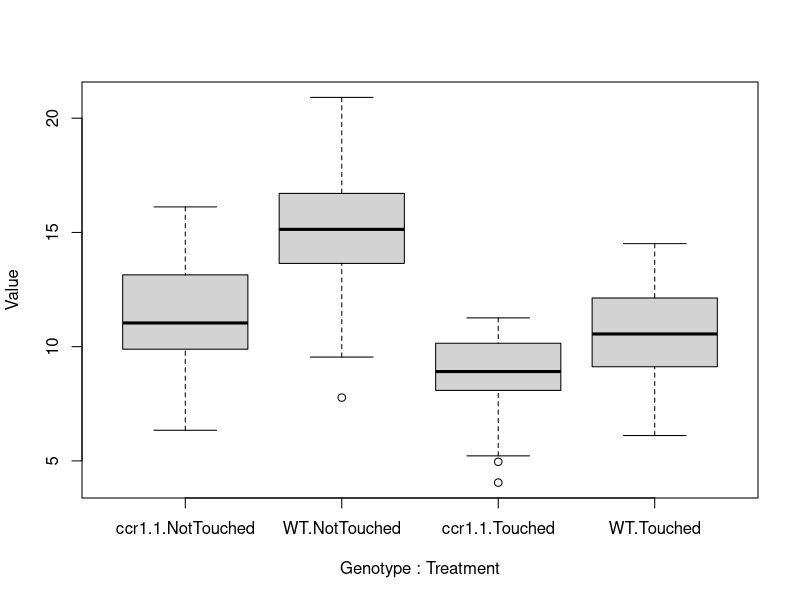
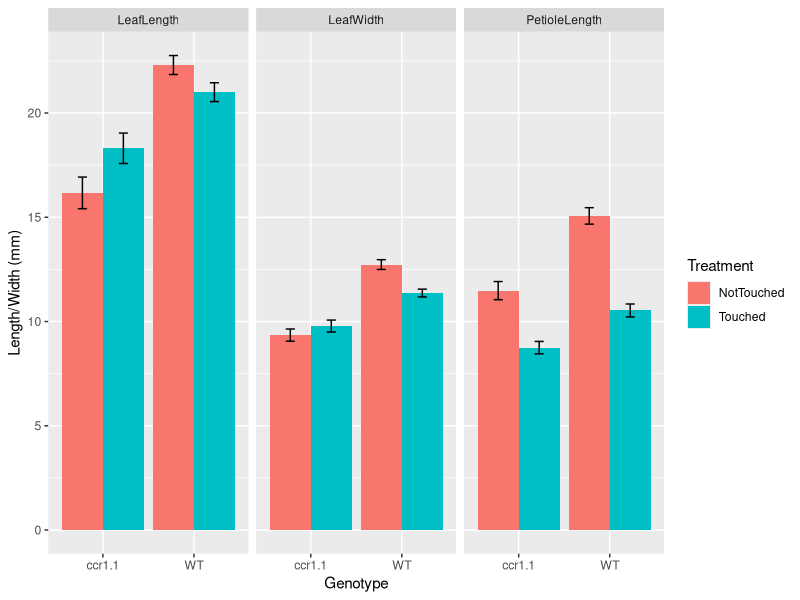

These figures' R source, in order:
## ---- chunk 1
library(ggplot2)
library(plyr)

a <- read.csv("TouchData.csv", header=T, quote='')
summary(a)
str(a)


ll<-a[a$Measurement=='LeafLength',-5]
lw<-a[a$Measurement=='LeafWidth',-5]
pl<-a[a$Measurement=='PetioleLength',-5]
summary(ll)
summary(lw)
summary(pl)
## ---- chunk 2
boxplot(Value~Genotype+Treatment,data=pl)
a_aov<-aov(Value~Genotype*Treatment+Measurement,data=a)
summary(a_aov)
TukeyHSD(a_aov)
## ---- chunk 3
ll_aov<-aov(Value~Genotype*Treatment,data=ll)
summary(ll_aov)
TukeyHSD(ll_aov)
## ---- chunk 4
lw_aov<-aov(Value~Genotype*Treatment,data=lw)
summary(lw_aov)
TukeyHSD(lw_aov)
## ---- chunk 5
pl_aov<-aov(Value~Genotype*Treatment,data=pl)
summary(pl_aov)
TukeyHSD(pl_aov)
## ---- chunk 6
plotData <- ddply(a, c("Genotype","Treatment","Measurement"), summarise,
              mean = mean(Value, na.rm=TRUE),
              sd = sd(Value,na.rm=TRUE),
              n = sum(!is.na(Value)),
              se = sd/sqrt(n))

ggplot(plotData, aes(x=Genotype, y=mean,fill=Treatment )) +
  geom_bar(stat="identity", position="dodge") +
  geom_errorbar(aes(ymin=mean-se, ymax=mean+se), width=.2, position=position_dodge(width = 0.90)) +
  facet_wrap(~Measurement) +
  ylab("Length/Width (mm)")
